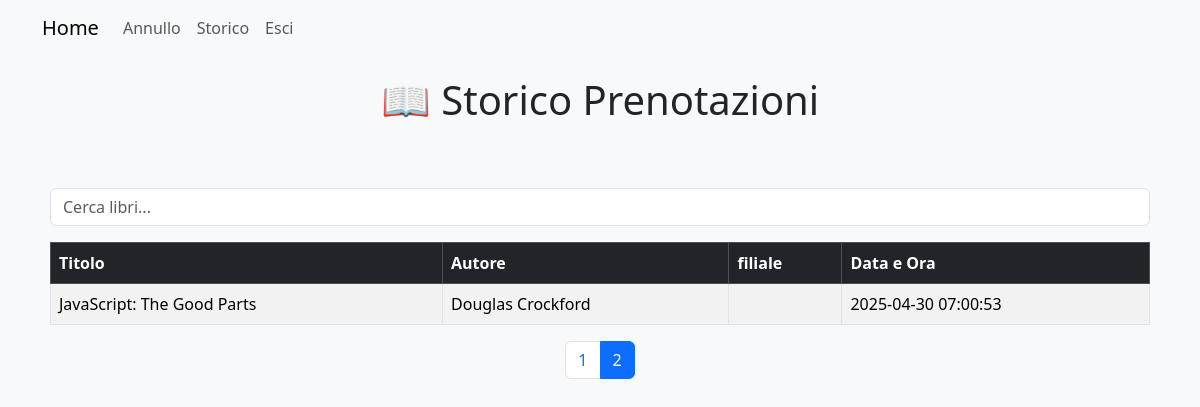
Screenshot of /storico.php?page=2 with the database file from the repository.
### tables this page shows
CREATE TABLE `storico_prenotazioni` (
  `id` int NOT NULL,
  `id_libro` int NOT NULL,
  `data_ora` timestamp NULL DEFAULT CURRENT_TIMESTAMP,
  `id_filiale` int NOT NULL DEFAULT '0',
  `restituito` tinyint NOT NULL DEFAULT '0',
  `id_utente` int NOT NULL
);

CREATE TABLE `libri` (
  `id` int NOT NULL,
  `titolo` varchar(255) NOT NULL,
  `autore` varchar(255) NOT NULL,
  `anno` int NOT NULL
);

### storico.php (the view, shortened to what this page needs)
<?php
include "connessione.php";
$records_per_page = 10;
$page = isset($_GET['page']) ? (int)$_GET['page'] : 1;
$start_from = ($page - 1) * $records_per_page;
$total_query = "SELECT COUNT(*) FROM storico_prenotazioni WHERE DATE(data_ora) = CURDATE()";
$total_result = $conn->query($total_query);
$total_books = $total_result->fetch_row()[0];
$total_pages = ceil($total_books / $records_per_page);
?>
<!DOCTYPE html>
<html lang="it">
<head>
  <link href="https://cdn.jsdelivr.net/npm/bootstrap@5.3.3/dist/css/bootstrap.min.css" rel="stylesheet">
</head>
<body class="bg-light">
  <nav class="navbar navbar-expand-lg navbar-light bg-light">
    <div class="container">
      <a class="navbar-brand" href="index.php">Home</a>
      <div class="collapse navbar-collapse" id="navbarNav">
        <ul class="navbar-nav">
          <li class="nav-item">
            <a class="nav-link" href="annullo.php">Annullo</a>
          </li>
          <li class="nav-item">
            <a class="nav-link" href="storico.php">Storico</a>
          </li>
          <li class="nav-item">
            <a class="nav-link" href="logout.php">Esci</a>
          </li>
        </ul>
      </div>
    </div>
  </nav>
  <div class="container table-container">
    <h1 class="mb-4 text-center">📖 Storico Prenotazioni</h1>
  </div>
</body>
  <div class="container table-container">
    <form class="mb-3" method="get">
      <input type="text" class="form-control" name="search" placeholder="Cerca libri..." value="<?= isset($_GET['search']) ? htmlspecialchars($_GET['search']) : '' ?>" />
    </form>
    <table class="table table-striped table-bordered">
      <thead class="table-dark">
        <tr>
          <th>Titolo</th>
          <th>Autore</th>
          <th>filiale</th>
          <th>Data e Ora</th>
        </tr>
      </thead>
      <tbody>
          <?php
          $query = "SELECT l.titolo, l.autore, s.data_ora
          FROM libri l
          JOIN storico_prenotazioni s ON l.id = s.id_libro
          WHERE DATE(s.data_ora) = CURDATE()
          $search_condition
          ORDER BY s.data_ora DESC
          LIMIT $start_from, $records_per_page";
          $result = $conn->query($query);
          ?>
        <?php if ($result && $result->num_rows > 0): ?>
          <?php while ($row = $result->fetch_assoc()): ?>
            <tr>
              <td><?= htmlspecialchars($row['titolo']) ?></td>
              <td><?= htmlspecialchars($row['autore']) ?></td>
              <td><?= htmlspecialchars($row['filiale'] ?? '') ?></td>
              <td><?= $row["data_ora"] ?></td>
            </tr>
          <?php endwhile; ?>
        <?php else: ?>
          <tr><td colspan="3" class="text-center">Nessun risultato trovato per oggi.</td></tr>
        <?php endif; ?>
      </tbody>
    </table>
    <div class="pagination-container">
      <ul class="pagination justify-content-center">
        <?php for ($i = 1; $i <= $total_pages; $i++): ?>
          <li class="page-item <?= $i == $page ? 'active' : '' ?>">
            <a class="page-link" href="?page=<?= $i ?>"><?= $i ?></a>
          </li>
        <?php endfor; ?>
      </ul>
    </div>
  </div>
</body>
</html>

### storico.php (style rules this page uses)
.table-container { padding: 20px; }

### rows the page displays
storico_prenotazioni: id_libro.titolo "JavaScript: The Good Parts", id_libro.autore "Douglas Crockford", data_ora "2025-04-30 07:00:53"
